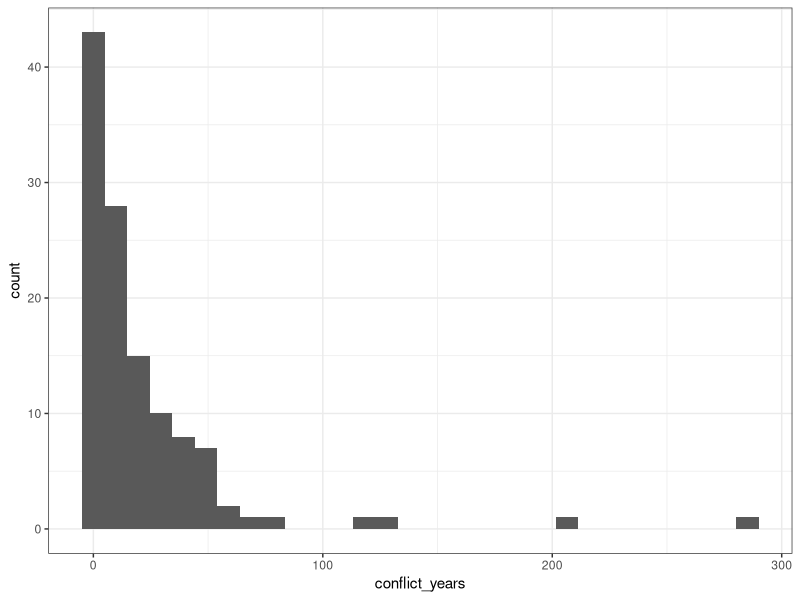

Generate this figure with R:
setwd("~/Desktop/my_R_project")
library(ggplot2)

data = read.csv("clean_acd/output/clean_data.csv")

pdf("plots/output/prueba.pdf")
ggplot(data, aes(x = conflict_years)) +
  geom_histogram() + theme_bw()
dev.off()
